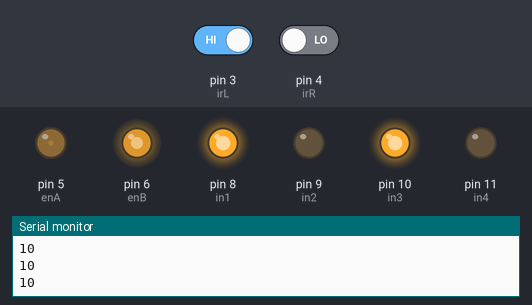
Simulated run of this sketch. Board: Arduino Uno, built with avr-gcc and run on an emulated ATmega328P. Shown: output pins drawn as LEDs (lit = HIGH), the last lines printed to the serial monitor. The inputs (shaded band) are chosen by the test bench; at power-on: pin 3 (irL) HIGH, pin 4 (irR) LOW.

Above: at 1.2 s.
1.3 s: pin 3 (irL) driven LOW
At 2.5 s:
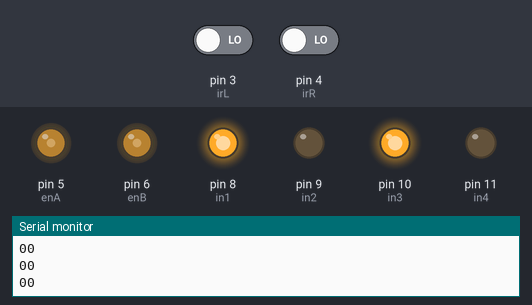
2.8 s: pin 4 (irR) driven HIGH
At 3.9 s:
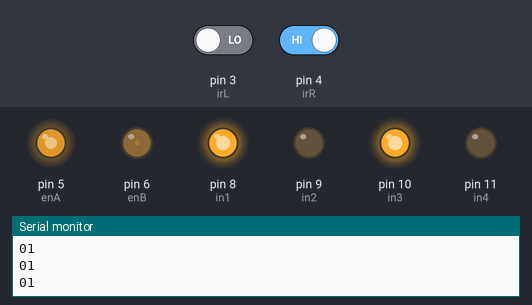
4.3 s: pin 3 (irL) driven HIGH
At 5.0 s:
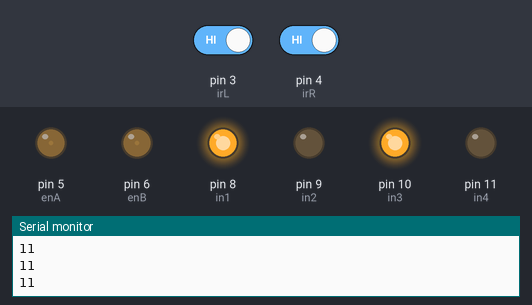
5.8 s: pin 4 (irR) driven LOW
At 6.2 s:
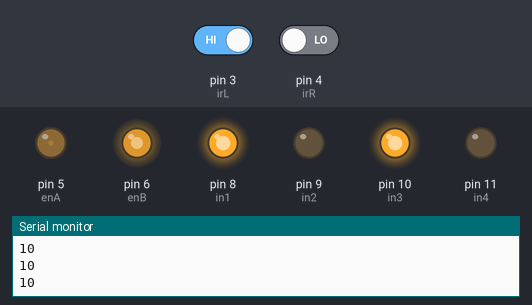
Timing chart, 0 to 8.3 s (numbered marks = the images above; inputs shaded):
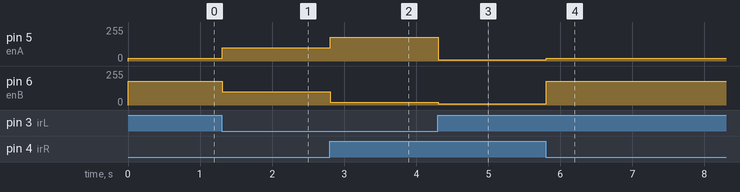

Measured:
- after the input at 1.3 s, pin 5 (enA): 20/255 → 100/255 at once; pin 6 (enB): 180/255 → 100/255 at once
- after the input at 2.8 s, pin 5 (enA): 100/255 → 180/255 at once; pin 6 (enB): 100/255 → 20/255 at once
- after the input at 4.3 s, pin 5 (enA): 180/255 → 10/255 at once; pin 6 (enB): 20/255 → 10/255 at once
- after the input at 5.8 s, pin 5 (enA): 10/255 → 20/255 at once; pin 6 (enB): 10/255 → 180/255 at once

The sketch:

line_follower_car.ino
```cpp
int irL= 3;
int irR= 4;
int enA= 5;
int in1 =8;
int in2 =9;
int in3 =10;
int in4 = 11;
int enB =6;
int sensor_L;
int sensor_R;
void setup() {
  Serial.begin(9600);
  pinMode(irL , INPUT);
  pinMode(irR , INPUT);
  pinMode(enA , OUTPUT);
  pinMode(in1 , OUTPUT);
  pinMode(in2 , OUTPUT);
  pinMode(in3 , OUTPUT);
  pinMode(in4 , OUTPUT);
  forward();


}
void loop() {
  sensor_L = digitalRead(irL);
  sensor_R = digitalRead(irR);
  Serial.print(sensor_L);
  Serial.println(sensor_R);
  if(sensor_L == 0 && sensor_R == 0) {
    analogWrite(enA,100);
    analogWrite(enB,100);
  }
  else if(sensor_L == 0 && sensor_R == 1){
    analogWrite(enA, 180);
    analogWrite(enB, 20);
  }
  else if(sensor_L == 1 && sensor_R == 0){
    analogWrite(enA, 20);
    analogWrite(enB, 180);
  }
  else if(sensor_L == 1 && sensor_R == 1){

   analogWrite(enA, 10);
    analogWrite(enB, 10);
}


}
void forward(){
  digitalWrite(in1, HIGH);
  digitalWrite(in2, LOW);
  digitalWrite(in3, HIGH);
  digitalWrite(in4, LOW);
}
```
